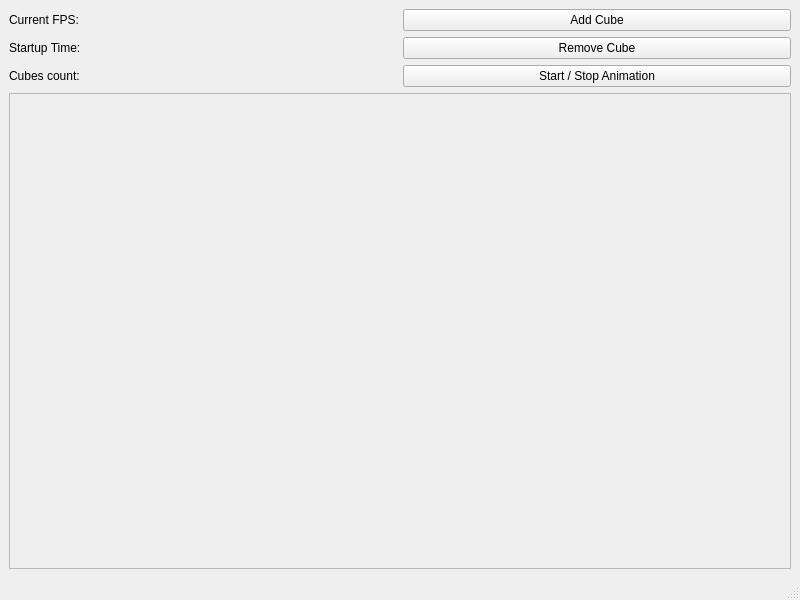
<?xml version="1.0" encoding="UTF-8"?>
<ui version="4.0">
 <class>MainWindow</class>
 <widget class="QMainWindow" name="MainWindow">
  <property name="geometry">
   <rect>
    <x>0</x>
    <y>0</y>
    <width>800</width>
    <height>600</height>
   </rect>
  </property>
  <property name="windowTitle">
   <string>MainWindow</string>
  </property>
  <widget class="QWidget" name="centralwidget">
   <layout class="QHBoxLayout" name="horizontalLayout_2">
    <item>
     <layout class="QVBoxLayout" name="verticalLayout_2">
      <item>
       <layout class="QHBoxLayout" name="horizontalLayout">
        <item>
         <layout class="QVBoxLayout" name="verticalLayout_3">
          <item>
           <widget class="QLabel" name="lblFPS">
            <property name="text">
             <string>Current FPS:</string>
            </property>
           </widget>
          </item>
          <item>
           <widget class="QLabel" name="lblStartupTime">
            <property name="text">
             <string>Startup Time: </string>
            </property>
           </widget>
          </item>
          <item>
           <widget class="QLabel" name="lblCount">
            <property name="text">
             <string>Cubes count:</string>
            </property>
           </widget>
          </item>
         </layout>
        </item>
        <item>
         <layout class="QVBoxLayout" name="verticalLayout">
          <item>
           <widget class="QPushButton" name="pbtAdd">
            <property name="text">
             <string>Add Cube</string>
            </property>
            <property name="flat">
             <bool>false</bool>
            </property>
           </widget>
          </item>
          <item>
           <widget class="QPushButton" name="pbtRemove">
            <property name="text">
             <string>Remove Cube</string>
            </property>
           </widget>
          </item>
          <item>
           <widget class="QPushButton" name="pbtStartStop">
            <property name="text">
             <string>Start / Stop Animation</string>
            </property>
           </widget>
          </item>
         </layout>
        </item>
       </layout>
      </item>
      <item>
       <widget class="QFrame" name="frame">
        <property name="frameShape">
         <enum>QFrame::StyledPanel</enum>
        </property>
        <property name="frameShadow">
         <enum>QFrame::Raised</enum>
        </property>
        <layout class="QGridLayout" name="gridLayout">
         <item row="0" column="1">
          <spacer name="verticalSpacer">
           <property name="orientation">
            <enum>Qt::Vertical</enum>
           </property>
           <property name="sizeType">
            <enum>QSizePolicy::Fixed</enum>
           </property>
           <property name="sizeHint" stdset="0">
            <size>
             <width>20</width>
             <height>1</height>
            </size>
           </property>
          </spacer>
         </item>
         <item row="1" column="0">
          <spacer name="horizontalSpacer">
           <property name="orientation">
            <enum>Qt::Horizontal</enum>
           </property>
           <property name="sizeType">
            <enum>QSizePolicy::Fixed</enum>
           </property>
           <property name="sizeHint" stdset="0">
            <size>
             <width>1</width>
             <height>20</height>
            </size>
           </property>
          </spacer>
         </item>
         <item row="1" column="1">
          <widget class="View_MainWidget" name="openGLWidget" native="true"/>
         </item>
         <item row="1" column="2">
          <spacer name="horizontalSpacer_2">
           <property name="orientation">
            <enum>Qt::Horizontal</enum>
           </property>
           <property name="sizeType">
            <enum>QSizePolicy::Fixed</enum>
           </property>
           <property name="sizeHint" stdset="0">
            <size>
             <width>1</width>
             <height>20</height>
            </size>
           </property>
          </spacer>
         </item>
         <item row="2" column="1">
          <spacer name="verticalSpacer_2">
           <property name="orientation">
            <enum>Qt::Vertical</enum>
           </property>
           <property name="sizeType">
            <enum>QSizePolicy::Fixed</enum>
           </property>
           <property name="sizeHint" stdset="0">
            <size>
             <width>20</width>
             <height>1</height>
            </size>
           </property>
          </spacer>
         </item>
        </layout>
       </widget>
      </item>
     </layout>
    </item>
   </layout>
  </widget>
  <widget class="QStatusBar" name="statusbar"/>
 </widget>
 <customwidgets>
  <customwidget>
   <class>View_MainWidget</class>
   <extends>QWidget</extends>
   <header>view_mainwidget.h</header>
  </customwidget>
 </customwidgets>
 <resources/>
 <connections/>
</ui>
